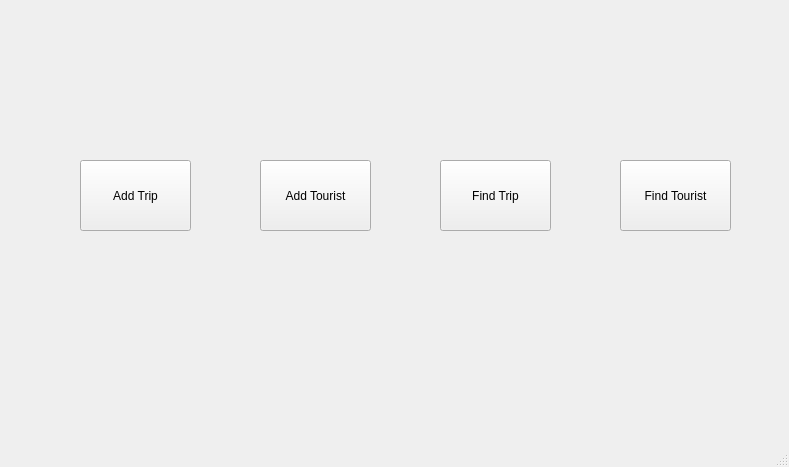
<?xml version="1.0" encoding="UTF-8"?>
<ui version="4.0">
 <class>MainWindow</class>
 <widget class="QMainWindow" name="MainWindow">
  <property name="geometry">
   <rect>
    <x>0</x>
    <y>0</y>
    <width>789</width>
    <height>467</height>
   </rect>
  </property>
  <property name="windowTitle">
   <string>TouristManager 1.0</string>
  </property>
  <widget class="QWidget" name="centralwidget">
   <widget class="QPushButton" name="AddPackage">
    <property name="geometry">
     <rect>
      <x>80</x>
      <y>160</y>
      <width>111</width>
      <height>71</height>
     </rect>
    </property>
    <property name="text">
     <string>Add Trip</string>
    </property>
   </widget>
   <widget class="QPushButton" name="RegisterTourist">
    <property name="geometry">
     <rect>
      <x>260</x>
      <y>160</y>
      <width>111</width>
      <height>71</height>
     </rect>
    </property>
    <property name="text">
     <string>Add Tourist</string>
    </property>
   </widget>
   <widget class="QPushButton" name="FindPakcage">
    <property name="geometry">
     <rect>
      <x>440</x>
      <y>160</y>
      <width>111</width>
      <height>71</height>
     </rect>
    </property>
    <property name="text">
     <string>Find Trip</string>
    </property>
   </widget>
   <widget class="QPushButton" name="FindTourist">
    <property name="geometry">
     <rect>
      <x>620</x>
      <y>160</y>
      <width>111</width>
      <height>71</height>
     </rect>
    </property>
    <property name="text">
     <string>Find Tourist</string>
    </property>
   </widget>
  </widget>
  <widget class="QMenuBar" name="menubar">
   <property name="geometry">
    <rect>
     <x>0</x>
     <y>0</y>
     <width>789</width>
     <height>25</height>
    </rect>
   </property>
  </widget>
  <widget class="QStatusBar" name="statusbar"/>
 </widget>
 <resources/>
 <connections/>
</ui>
